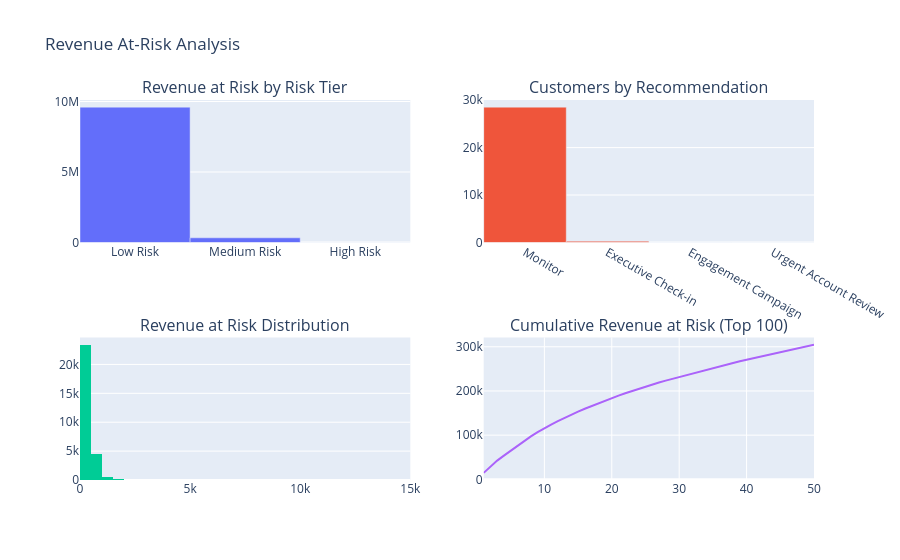

Write notebook code for a chart like this one.
### Code cell
from plotly.subplots import make_subplots
import plotly.graph_objects as go

print("=" * 70)
print("REVENUE IMPACT VISUALIZATIONS")
print("=" * 70)

# Create visualizations
fig = make_subplots(
    rows=2, cols=2,
    subplot_titles=("Revenue at Risk by Risk Tier", 
                    "Customers by Recommendation",
                    "Revenue at Risk Distribution",
                    "Cumulative Revenue at Risk (Top 100)")
)

# Plot 1: Revenue by risk tier
revenue_by_risk = revenue_df.groupby('risk_tier')['revenue_at_risk'].sum().sort_values(ascending=False)
fig.add_trace(
    go.Bar(x=revenue_by_risk.index, y=revenue_by_risk.values, name='Revenue at Risk'),
    row=1, col=1
)

# Plot 2: Count by recommendation
rec_counts = revenue_df['recommendation'].value_counts()
fig.add_trace(
    go.Bar(x=rec_counts.index, y=rec_counts.values, name='Customer Count'),
    row=1, col=2
)

# Plot 3: Revenue distribution
fig.add_trace(
    go.Histogram(x=revenue_df['revenue_at_risk'], name='Distribution', nbinsx=30),
    row=2, col=1
)

# Plot 4: Cumulative (Pareto)
top_100 = priority_list.head(100).sort_values('revenue_at_risk', ascending=False)
cumsum = top_100['revenue_at_risk'].cumsum()
fig.add_trace(
    go.Scatter(x=list(range(1, len(top_100)+1)), y=cumsum, mode='lines', name='Cumulative'),
    row=2, col=2
)

fig.update_layout(height=800, showlegend=False, title_text="Revenue At-Risk Analysis")
fig.show()

### Figure 1 — Plotly figure (JSON) as saved in the notebook; plotly's stock layout.template omitted (floating-point values rounded to 4 significant figures; data arrays with more than 128 entries replaced by an {"elided": "..."} marker saying what was removed)
{"data": [{"name": "Revenue at Risk", "type": "bar", "x": ["Low Risk", "Medium Risk", "High Risk"], "xaxis": "x", "y": [9602000.0, 333300.0, 1868.0], "yaxis": "y"}, {"name": "Customer Count", "type": "bar", "x": ["Monitor", "Executive Check-in", "Engagement Campaign", "Urgent Account Review"], "xaxis": "x2", "y": [28523, 261, 15, 1], "yaxis": "y2"}, {"name": "Distribution", "nbinsx": 30, "type": "histogram", "x": {"elided": "28800 float values"}, "xaxis": "x3", "yaxis": "y3"}, {"mode": "lines", "name": "Cumulative", "type": "scatter", "x": [1, 2, 3, 4, 5, 6, 7, 8, 9, 10, 11, 12, 13, 14, 15, 16, 17, 18, 19, 20, 21, 22, 23, 24, 25, 26, 27, 28, 29, 30, 31, 32, 33, 34, 35, 36, 37, 38, 39, 40, 41, 42, 43, 44, 45, 46, 47, 48, 49, 50], "xaxis": "x4", "y": [14660.0, 28570.0, 42450.0, 53670.0, 64870.0, 75940.0, 86870.0, 97210.0, 107000.0, 116000.0, 124000.0, 131700.0, 139200.0, 146400.0, 153200.0, 159800.0, 166100.0, 172100.0, 178100.0, 183900.0, 189500.0, 194900.0, 200000.0, 204900.0, 209800.0, 214500.0, 219200.0, 223400.0, 227500.0, 231700.0, 235800.0, 239800.0, 243800.0, 247800.0, 251700.0, 255700.0, 259600.0, 263400.0, 267200.0, 270800.0, 274300.0, 277900.0, 281400.0, 284900.0, 288300.0, 291700.0, 295100.0, 298400.0, 301600.0, 304800.0], "yaxis": "y4"}], "layout": {"annotations": [{"font": {"size": 16}, "showarrow": false, "text": "Revenue at Risk by Risk Tier", "x": 0.225, "xanchor": "center", "xref": "paper", "y": 1, "yanchor": "bottom", "yref": "paper"}, {"font": {"size": 16}, "showarrow": false, "text": "Customers by Recommendation", "x": 0.775, "xanchor": "center", "xref": "paper", "y": 1, "yanchor": "bottom", "yref": "paper"}, {"font": {"size": 16}, "showarrow": false, "text": "Revenue at Risk Distribution", "x": 0.225, "xanchor": "center", "xref": "paper", "y": 0.375, "yanchor": "bottom", "yref": "paper"}, {"font": {"size": 16}, "showarrow": false, "text": "Cumulative Revenue at Risk (Top 100)", "x": 0.775, "xanchor": "center", "xref": "paper", "y": 0.375, "yanchor": "bottom", "yref": "paper"}], "autosize": true, "showlegend": false, "title": {"text": "Revenue At-Risk Analysis"}, "xaxis": {"anchor": "y", "autorange": true, "domain": [0, 0.45], "range": [-0.5, 2.5], "type": "category"}, "xaxis2": {"anchor": "y2", "autorange": true, "domain": [0.55, 1], "range": [-0.5, 3.5], "type": "category"}, "xaxis3": {"anchor": "y3", "autorange": true, "domain": [0, 0.45], "range": [0, 15000], "type": "linear"}, "xaxis4": {"anchor": "y4", "autorange": true, "domain": [0.55, 1], "range": [1, 50], "type": "linear"}, "yaxis": {"anchor": "x", "autorange": true, "domain": [0.625, 1], "range": [0, 10110000.0], "type": "linear"}, "yaxis2": {"anchor": "x2", "autorange": true, "domain": [0.625, 1], "range": [0, 30020.0], "type": "linear"}, "yaxis3": {"anchor": "x3", "autorange": true, "domain": [0, 0.375], "range": [0, 24670.0]}, "yaxis4": {"anchor": "x4", "autorange": true, "domain": [0, 0.375], "range": [-1457.0, 320900.0], "type": "linear"}}}
